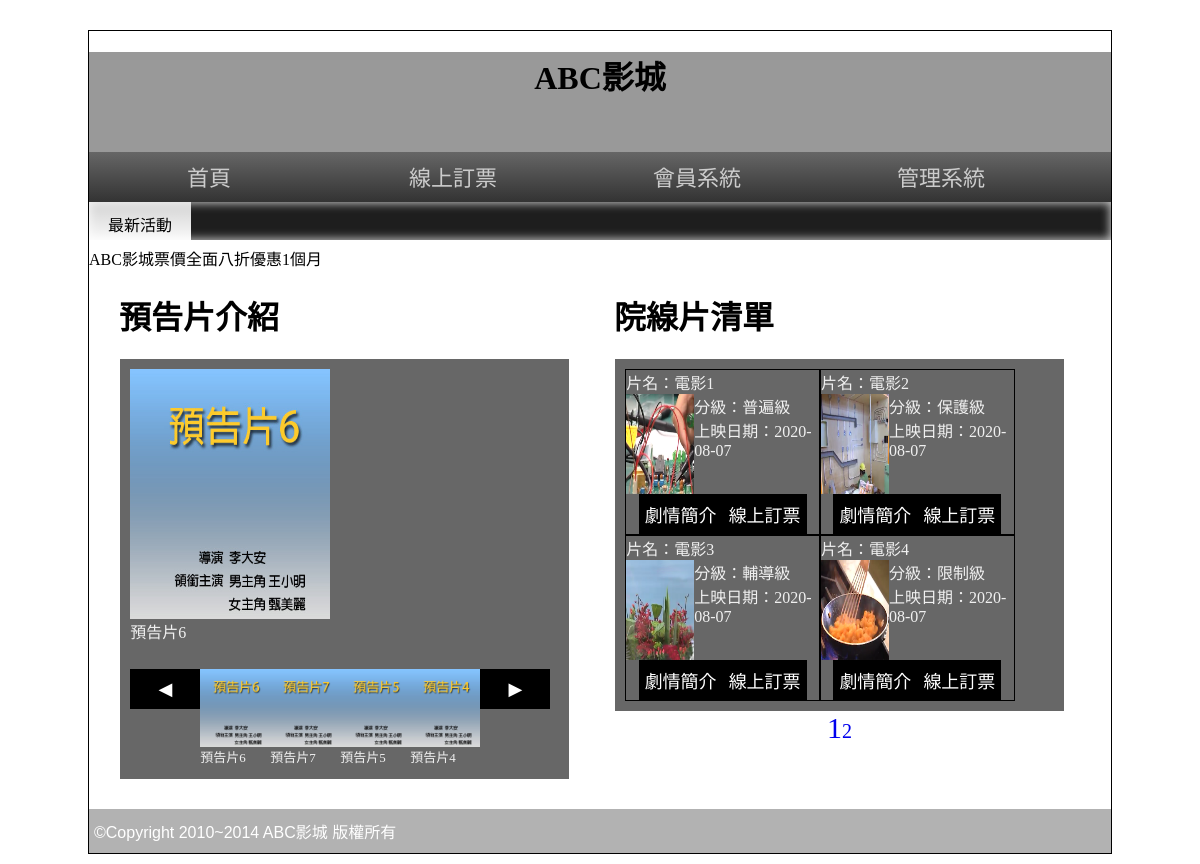
The page / on the database its author committed.
### tables this page shows
CREATE TABLE `poster` (
  `id` int(10) UNSIGNED NOT NULL,
  `img` text NOT NULL,
  `text` text NOT NULL,
  `rank` int(10) UNSIGNED NOT NULL,
  `sh` tinyint(1) UNSIGNED NOT NULL
);

CREATE TABLE `movie` (
  `id` int(10) UNSIGNED NOT NULL,
  `name` text NOT NULL,
  `level` tinyint(1) UNSIGNED NOT NULL,
  `length` int(10) NOT NULL,
  `ondate` date NOT NULL,
  `publish` text NOT NULL,
  `director` text NOT NULL,
  `trailer` text NOT NULL,
  `poster` text NOT NULL,
  `intro` text NOT NULL
);

### base.php (called while the page is built, shortened)
<?php
class DB
{
    private $dsn = "mysql:host=localhost;dbname=db03;charset=utf8";
    private $root = "root";
    private $password = "";
    public function __construct($table)
    {
        $this->table = $table;
        $this->pdo = new PDO($this->dsn, $this->root, $this->password);
    }
    public function all(...$arg)
    {
        $sql = "SELECT * FROM $this->table ";
        if (!empty($arg[0]) && is_array($arg[0])) {
            foreach ($arg[0] as $k => $v) $tmp[] = "`$k`='$v'";
            $sql .= " WHERE " . implode(" && ", $tmp);
        }
        $sql .= $arg[1] ?? "";
        return $this->pdo->query($sql)->fetchAll();
    }
}
$Movie = new DB('movie');
$Poster = new DB('poster');
$level = [
    "1" => "普遍級",
    "2" => "保護級",
    "3" => "輔導級",
    "4" => "限制級"
];

### front/main.php (the view, shortened to what this page needs)
<div class="half" style="vertical-align:top;">
  <h1>預告片介紹</h1>
  <div class="rb tab" style="width:95%;">
    <div id="abgne-block-20111227">
      <div style="height:300px;">
        <div class="lists" style="position:relative">
          <img id="showpost" style="height:250px;width:200px;"><br>
          <span id="showtext"></span>
        </div>
      </div>
      <div class="controls" style="height:100px;display:flex;">
        <a href="#"><button onclick="pp(1)">&#9664;</button></a>
        <?php
        $posters = $Poster->all(['sh' => 1], "ORDER BY rank DESC");
        foreach ($posters as $key => $p) {
          echo "<div class='im' id='ssaa$key' onclick='change($key)'><img src='img/" . $p['img'] . "' style='width:70px;'><br>" . $p['text'] . "</div>";
        }
        ?>
        <a href="#"><button onclick="pp(2)">&#9654;</button></a>
      </div>
    </div>
  </div>
</div>
<div class="half">
  <h1>院線片清單</h1>
  <div class="rb tab" style="width:95%;display:flex;flex-wrap:wrap">
  <?php
$today=date("Y-m-d");
$ondate=date("Y-m-d",strtotime("$today -2days"));
$onMovies=$Movie->all([]," WHERE `ondate` >= '$ondate' && `ondate` <= '$today' ");
$total=count($onMovies);
$now=$_GET['p']??"1";
$div=4;
$pages=ceil($total/$div);
$start=($now-1)*$div;
$movies=$Movie->all([]," WHERE `ondate` >= '$ondate' && `ondate` <= '$today' LIMIT $start,$div");
foreach($movies as $row){
  ?>
  <div style="width:45%;border:1px solid black">
<div>片名：<?=$row['name'];?></div>
<div style="display:flex">
  <img src="img/<?=$row['poster'];?>" style="width:68px;height:100px;">
  <div>
    <div>分級：<?=$level[$row['level']];?></div>
    <div>上映日期：<?=$row['ondate'];?></div>
  </div>
</div>
<div class="ct"><a href="?do=intro&id=<?=$row['id'];?>"><button>劇情簡介</button></a><a href="?do=order&id=<?=$row['id'];?>"><button>線上訂票</button></a></div>
  </div>
<?php } ?>
</div>
      <div class="ct">
  <?php
  for($i=1;$i<=$pages;$i++){
    $font=($i==$now)?"30px":"20px";
    echo "<a href='?p=$i' style='font-size:$font'>$i</a>";
  }
  ?>
      </div>
</div>

### index.php (shortened to what this page needs)
<?php include_once "base.php";?>
<!DOCTYPE html PUBLIC "-//W3C//DTD XHTML 1.0 Transitional//EN" "http://www.w3.org/TR/xhtml1/DTD/xhtml1-transitional.dtd">
<html xmlns="http://www.w3.org/1999/xhtml">
<head>
<link rel="stylesheet" href="css/css.css">
<link href="s2.css" rel="stylesheet" type="text/css">
</head>
<body>
<div id="main">
  <div id="top" class="ct" style=" background:#999 center; background-size:cover; " title="替代文字">
    <h1>ABC影城</h1>
  </div>
  <div id="top2"> <a href="index.php">首頁</a> <a href="?do=order">線上訂票</a> <a href="#">會員系統</a> <a href="admin.php">管理系統</a> </div>
  <div id="text"> <span class="ct">最新活動</span>
    <marquee direction="right">
    ABC影城票價全面八折優惠1個月
    </marquee>
  </div>
  <div id="mm">
    <?php
$do=$_GET['do']??"main";
$file="front/".$do.".php";
include file_exists($file)?$file:"front/main.php";
    ?>
  </div>
  <div id="bo"> ©Copyright 2010~2014 ABC影城 版權所有 </div>
</div>
</body>
</html>

### css/css.css (style rules this page uses)
a { text-decoration: none; }
body { font-family:微軟正黑體; }
input[type='button'],input[type='submit'],input[type='reset'],button,.button { min-width:70px; min-height:40px; background:#000; color:#fff; border:none; cursor:pointer; font-size:18px; text-decoration:none; }
#main { width:1022px; min-height:766px; border:#000 1px solid; margin:30px auto 10px auto; }
#top { display:block; height:100px; }
#top2 { display:block; height:50px; background: -webkit-linear-gradient(top,#666,#333); background: -ms-linear-gradient(top,#666,#333); background: -moz-linear-gradient(top,#666,#333); background: linear-gradient(top,#666,#333); }
#top2 a { display:inline-block; width:200px; padding:12px 20px 12px 20px; text-align:center; color:#ccc; text-decoration:none; font:normal 22px/26px Open Sans,'微軟正黑體'; transition:all ease-in .3s; }
#text { display:block; height:38px; box-shadow:#CCC 0px 0px 10px 1px inset; background-color: #1e1e1e; }
#text span { width:10%; display:inline-block; padding:10px 0px 10px 0px; vertical-align:top; background: -ms-linear-gradient(top,rgba(255,255,255,0.8),rgba(255,255,255,1)); background: -webkit-linear-gradient(top,rgba(255,255,255,0.8),rgba(255,255,255,1)); background: -moz-linear-gradient(top,rgba(255,255,255,0.8),rgba(255,255,255,1)); background: linear-gradient(top,rgba(255,255,255,0.8),rgba(255,255,255,1)); }
#mm { padding:10px; min-height:520px; }
#bo { padding:10px 5px 10px 5px; min-height:20px; display:block; color:#FFF; font-family:Arial, Helvetica, sans-serif,'微軟正黑體'; font-weight:500; background:rgba(0,0,0,0.3); }
.ct { text-align:center; }
.half { width:45%; display:inline-block; padding:2%; }
.rb { background:rgba(39,39,39,0.7); color:rgba(255,255,255,0.9); }
.tab { width:80%; display:block; margin-left:auto; margin-right:auto; min-height:100px; padding:10px; }

### s2.css (style rules this page uses)
#abgne-block-20111227 { width: 420px; height: 400px; position: relative; overflow: hidden; }
#abgne-block-20111227 .lists { height: 100%; position: relative; overflow: hidden; }
#abgne-block-20111227 .lists img { width: 100%; height: 100%; border: none; }
#abgne-block-20111227 .controls { width: 100%; height: 35px; position: absolute; bottom: 0; font-size: 13px; z-index: 2; }

### rows shown on the page
poster: img (picture), text "預告片6"
poster: img (picture), text "預告片7"
poster: img (picture), text "預告片5"
poster: img (picture), text "預告片4"
movie: name "電影1", poster (picture), level "普遍級", ondate "2020-08-07"
movie: name "電影2", poster (picture), level "保護級", ondate "2020-08-07"
movie: name "電影3", poster (picture), level "輔導級", ondate "2020-08-07"
movie: name "電影4", poster (picture), level "限制級", ondate "2020-08-07"
